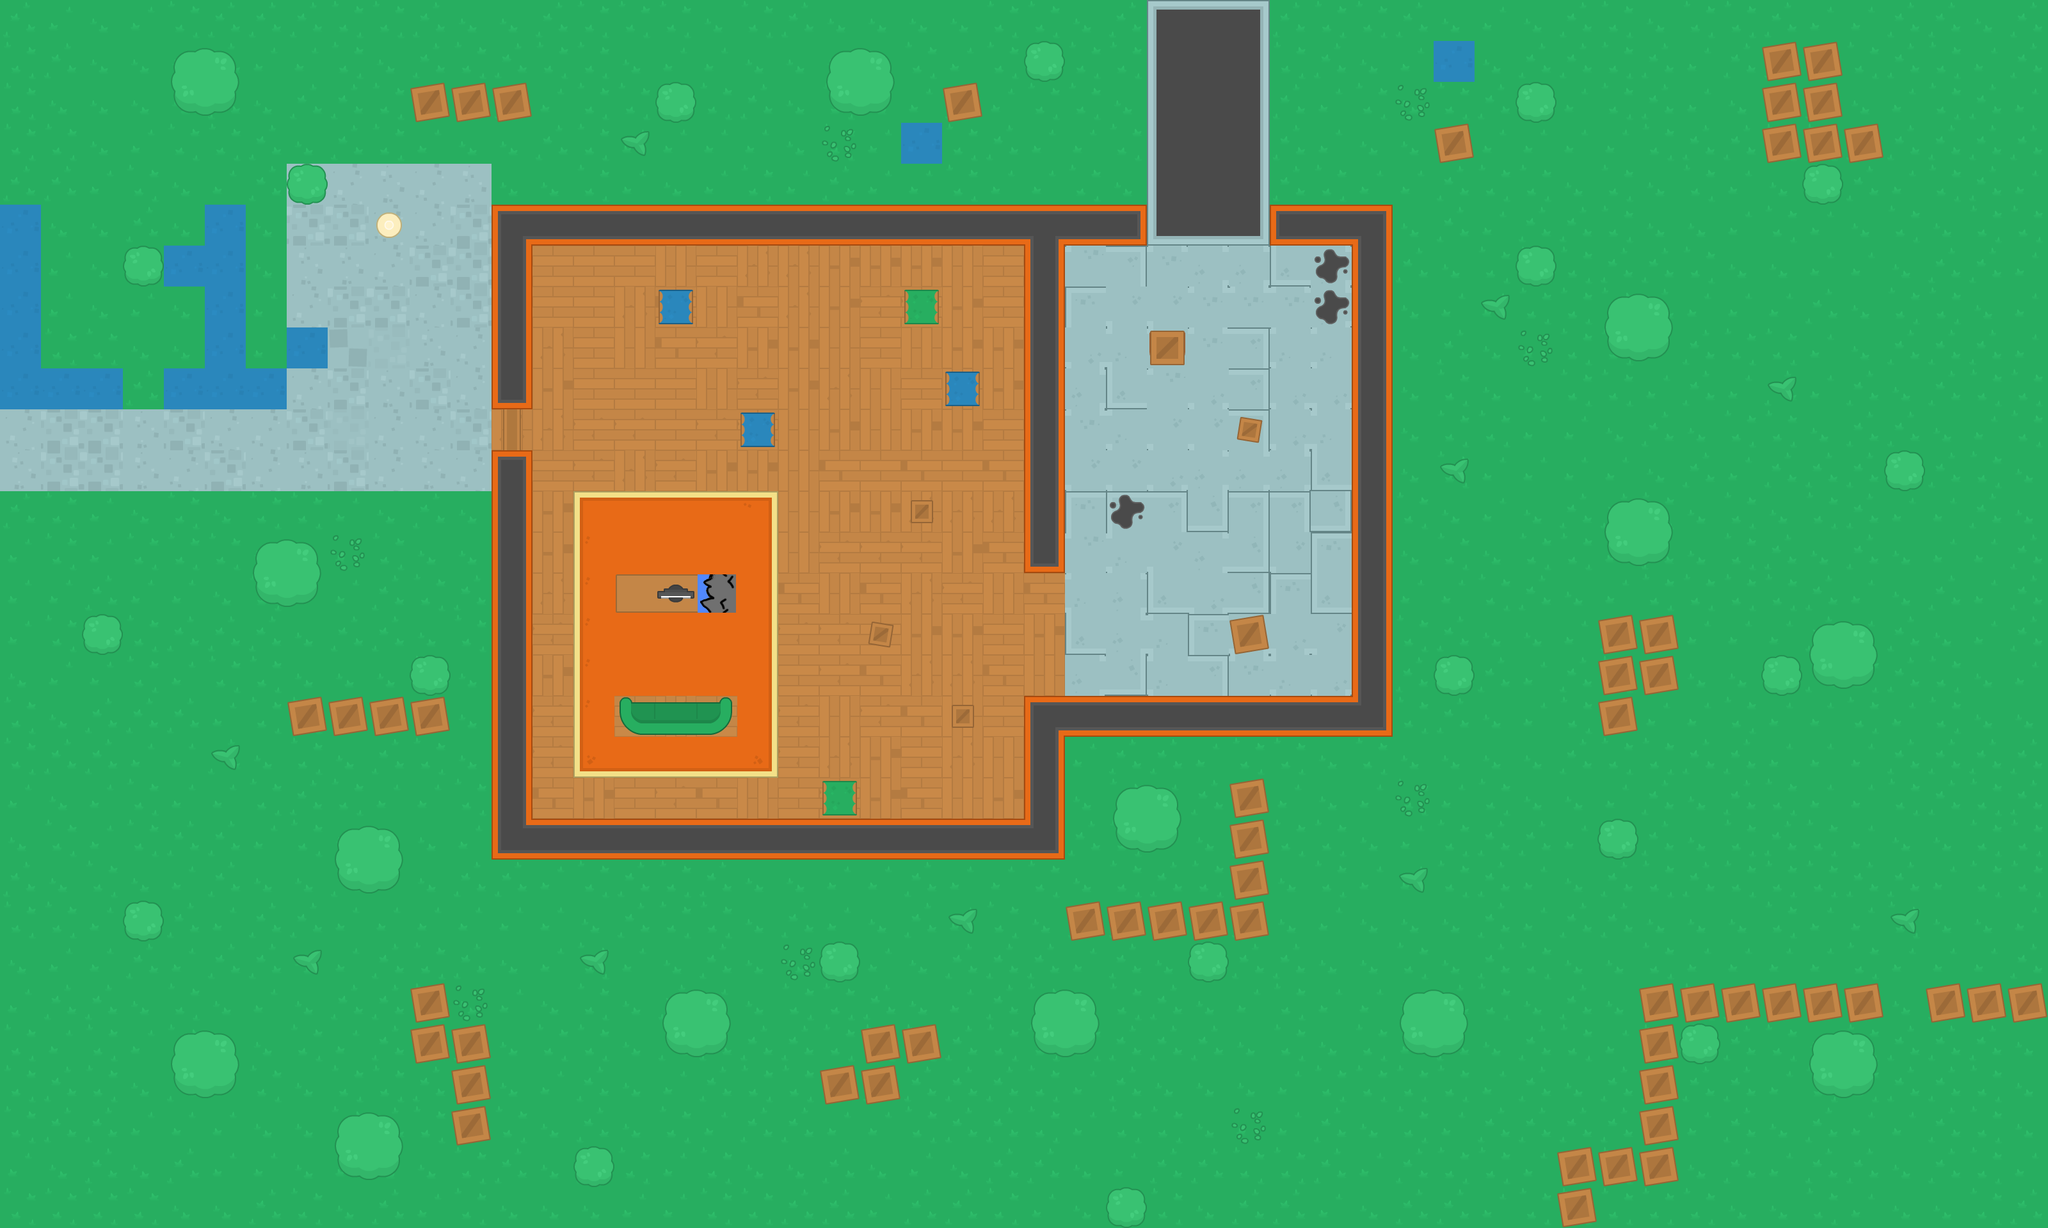

Below is a game level as drawn by its tile map, then a one-line description and the .tmx that defines it (tile-layer data replaced by summaries):
An orthogonal 50x30 tile map with 64x64 px tiles, 6 tile layers (Ground, Floor, Wall texture, Deko, ...) and 92 objects (79x wall, 7x health, 4x zombie, player, shotgun).

<map version="1.8" tiledversion="1.8.4" orientation="orthogonal" renderorder="right-down" width="50" height="30" tilewidth="64" tileheight="64" infinite="0" nextlayerid="16" nextobjectid="1025">
 <tileset firstgid="1" source="../img/Pack.tsx" />
 <layer id="1" name="Ground" width="50" height="30">
  <data>[1500 cells, 1500 non-empty, 4 distinct tile ids]</data>
 </layer>
 <layer id="2" name="Floor" width="50" height="30">
  <data>[1500 cells, 342 non-empty, 24 distinct tile ids]</data>
 </layer>
 <layer id="3" name="Wall texture" width="50" height="30">
  <data>[1500 cells, 97 non-empty, 23 distinct tile ids]</data>
 </layer>
 <layer id="4" name="Deko" width="50" height="30">
  <data>[1500 cells, 207 non-empty, 29 distinct tile ids]</data>
 </layer>
 <layer id="5" name="Deko2" width="50" height="30">
  <data>[1500 cells, 3 non-empty, 3 distinct tile ids]</data>
 </layer>
 <layer id="6" name="Deko3" width="50" height="30">
  <data>[1500 cells, 1 non-empty, 1 distinct tile ids]</data>
 </layer>
 <objectgroup id="7" name="wall obj" visible="0" locked="1">
  <object id="5" name="wall" x="768" y="320" width="64" height="320" />
  <object id="8" name="wall" x="832" y="320" width="960" height="64" />
  <object id="9" name="wall" x="1600" y="384" width="64" height="512" />
  <object id="11" name="wall" x="960" y="896" width="192" height="64" />
  <object id="12" name="wall" x="832" y="1280" width="832" height="64" />
  <object id="13" name="wall" x="1600" y="1088" width="64" height="192" />
  <object id="14" name="wall" x="1664" y="1088" width="512" height="64" />
  <object id="15" name="wall" x="2112" y="320" width="64" height="768" />
  <object id="16" name="wall" x="1984" y="320" width="128" height="64" />
  <object id="43" name="wall" x="767" y="702" width="64" height="640" />
  <object id="44" name="wall" x="1152" y="640" width="64" height="64" />
  <object id="46" name="wall" x="1152" y="640" width="64" height="64" />
  <object id="47" name="wall" x="1472" y="576" width="64" height="64" />
  <object id="48" name="wall" x="1408" y="448" width="64" height="64" />
  <object id="49" name="wall" x="1024" y="448" width="64" height="64" />
  <object id="53" name="wall" x="464" y="272" width="32" height="32" />
  <object id="54" name="wall" x="304" y="112" width="32" height="32" />
  <object id="55" name="wall" x="208" y="400" width="32" height="32" />
  <object id="162" name="wall" x="0" y="0" width="3200" height="16" />
  <object id="163" name="wall" x="0" y="1904" width="3200" height="16" />
  <object id="164" name="wall" x="0" y="16" width="16" height="1888" />
  <object id="165" name="wall" x="3184" y="16" width="16" height="1888" />
  <object id="166" name="wall" x="2752" y="64" width="128" height="192" />
  <object id="167" name="wall" x="2880" y="192" width="64" height="64" />
  <object id="168" name="wall" x="2240" y="192" width="64" height="64" />
  <object id="169" name="wall" x="2496" y="960" width="128" height="128" />
  <object id="170" name="wall" x="2496" y="1088" width="64" height="64" />
  <object id="171" name="wall" x="2560" y="1536" width="64" height="256" />
  <object id="172" name="wall" x="2432" y="1792" width="64" height="128" />
  <object id="173" name="wall" x="1664" y="1472" width="320" height="16" />
  <object id="174" name="wall" x="1984" y="1216" width="16" height="256" />
  <object id="175" name="wall" x="1776" y="1264" width="32" height="32" />
  <object id="176" name="wall" x="1888" y="1504" width="16" height="16" />
  <object id="177" name="wall" x="1408" y="1600" width="64" height="64" />
  <object id="178" name="wall" x="1280" y="1664" width="64" height="64" />
  <object id="179" name="wall" x="1344" y="1600" width="64" height="128" />
  <object id="180" name="wall" x="640" y="1536" width="64" height="128" />
  <object id="181" name="wall" x="704" y="1600" width="64" height="192" />
  <object id="182" name="wall" x="448" y="1088" width="256" height="64" />
  <object id="183" name="wall" x="640" y="128" width="192" height="64" />
  <object id="184" name="wall" x="1472" y="128" width="64" height="64" />
  <object id="185" name="wall" x="1664" y="1392" width="240" height="16" />
  <object id="186" name="wall" x="1904" y="1216" width="16" height="176" />
  <object id="189" name="wall" x="1920" y="960" width="64" height="64" />
  <object id="191" name="wall" x="1616" y="80" width="32" height="32" />
  <object id="192" name="wall" x="1328" y="112" width="32" height="32" />
  <object id="193" name="wall" x="1040" y="144" width="32" height="32" />
  <object id="194" name="wall" x="432" y="880" width="32" height="32" />
  <object id="195" name="wall" x="560" y="1328" width="32" height="32" />
  <object id="196" name="wall" x="208" y="1424" width="32" height="32" />
  <object id="197" name="wall" x="656" y="1040" width="32" height="32" />
  <object id="198" name="wall" x="560" y="1776" width="32" height="32" />
  <object id="199" name="wall" x="912" y="1808" width="32" height="32" />
  <object id="200" name="wall" x="1072" y="1584" width="32" height="32" />
  <object id="201" name="wall" x="1296" y="1488" width="32" height="32" />
  <object id="202" name="wall" x="1648" y="1584" width="32" height="32" />
  <object id="203" name="wall" x="1744" y="1872" width="32" height="32" />
  <object id="204" name="wall" x="2224" y="1584" width="32" height="32" />
  <object id="206" name="wall" x="2512" y="1296" width="32" height="32" />
  <object id="208" name="wall" x="2864" y="1008" width="32" height="32" />
  <object id="209" name="wall" x="2784" y="1040" width="32" height="32" />
  <object id="210" name="wall" x="2960" y="720" width="32" height="32" />
  <object id="211" name="wall" x="2544" y="816" width="32" height="32" />
  <object id="212" name="wall" x="2256" y="1040" width="32" height="32" />
  <object id="213" name="wall" x="2544" y="496" width="32" height="32" />
  <object id="214" name="wall" x="2384" y="400" width="32" height="32" />
  <object id="215" name="wall" x="2832" y="272" width="32" height="32" />
  <object id="216" name="wall" x="2384" y="144" width="32" height="32" />
  <object id="223" name="health" x="464" y="1488" width="32" height="32" visible="0" />
  <object id="227" name="wall" x="2624" y="1536" width="320" height="64" />
  <object id="228" name="wall" x="3008" y="1536" width="192" height="64" />
  <object id="405" name="wall" x="2496" y="1792" width="128" height="64" />
  <object id="406" name="wall" x="2640" y="1616" width="32" height="32" />
  <object id="407" name="wall" x="2864" y="1648" width="32" height="32" />
  <object id="408" name="wall" x="1360" y="976" width="32" height="32" />
  <object id="409" name="wall" x="1424" y="784" width="32" height="32" />
  <object id="410" name="wall" x="1488" y="1104" width="32" height="32" />
  <object id="411" name="wall" x="1296" y="1232" width="32" height="32" />
  <object id="412" name="wall" x="304" y="1648" width="32" height="32" />
  <object id="413" name="wall" x="144" y="976" width="32" height="32" />
 </objectgroup>
 <objectgroup id="14" name="player obj" visible="0">
  <object id="867" name="player" x="592" y="336" width="32" height="32" />
 </objectgroup>
 <objectgroup id="15" name="door obj" />
 <objectgroup id="12" name="zombie obj">
  <object id="968" name="zombie" x="912" y="144" width="32" height="32" />
  <object id="1020" name="zombie" x="208" y="1232" width="32" height="32" />
  <object id="1021" name="zombie" x="912" y="1168" width="32" height="32" />
  <object id="1024" name="zombie" x="1872" y="1360" width="32" height="32" />
 </objectgroup>
 <objectgroup id="13" name="gun obj">
  <object id="940" name="shotgun" x="1744" y="784" width="32" height="32" />
 </objectgroup>
 <objectgroup id="11" name="Health obj">
  <object id="879" name="health" x="2960" y="1424" width="32" height="32" />
  </objectgroup>
</map>
<!-- 5 of 92 objects omitted -->